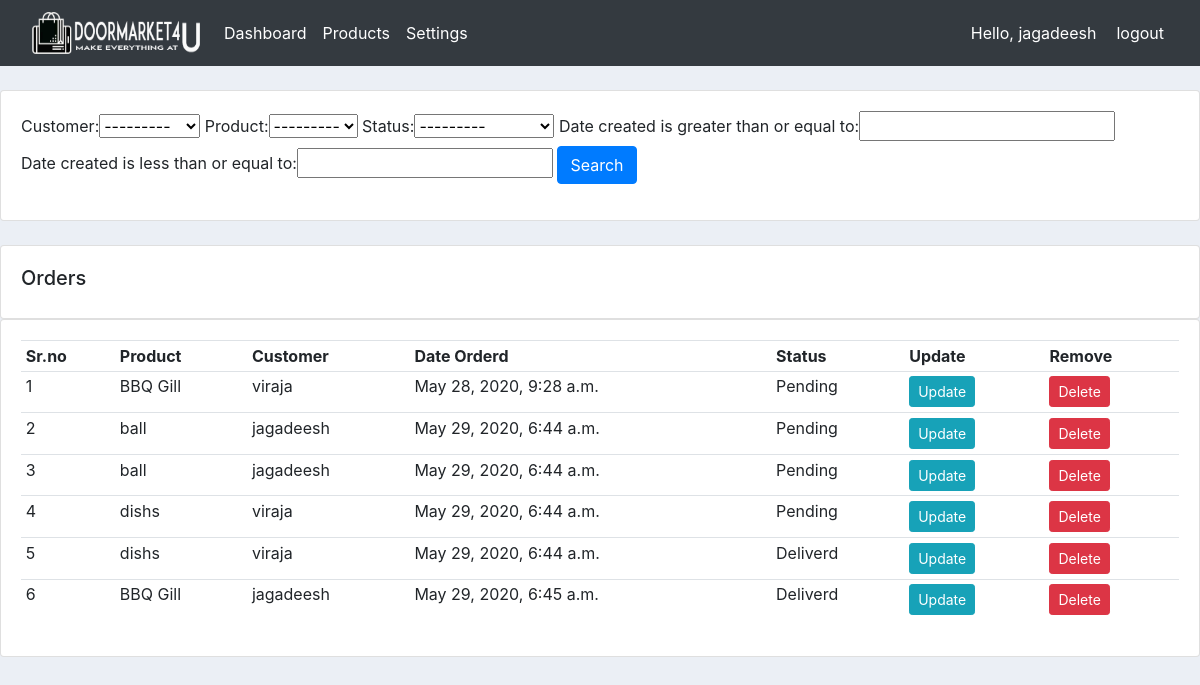
The page /allorders/ (signed in) on the database as committed earlier.
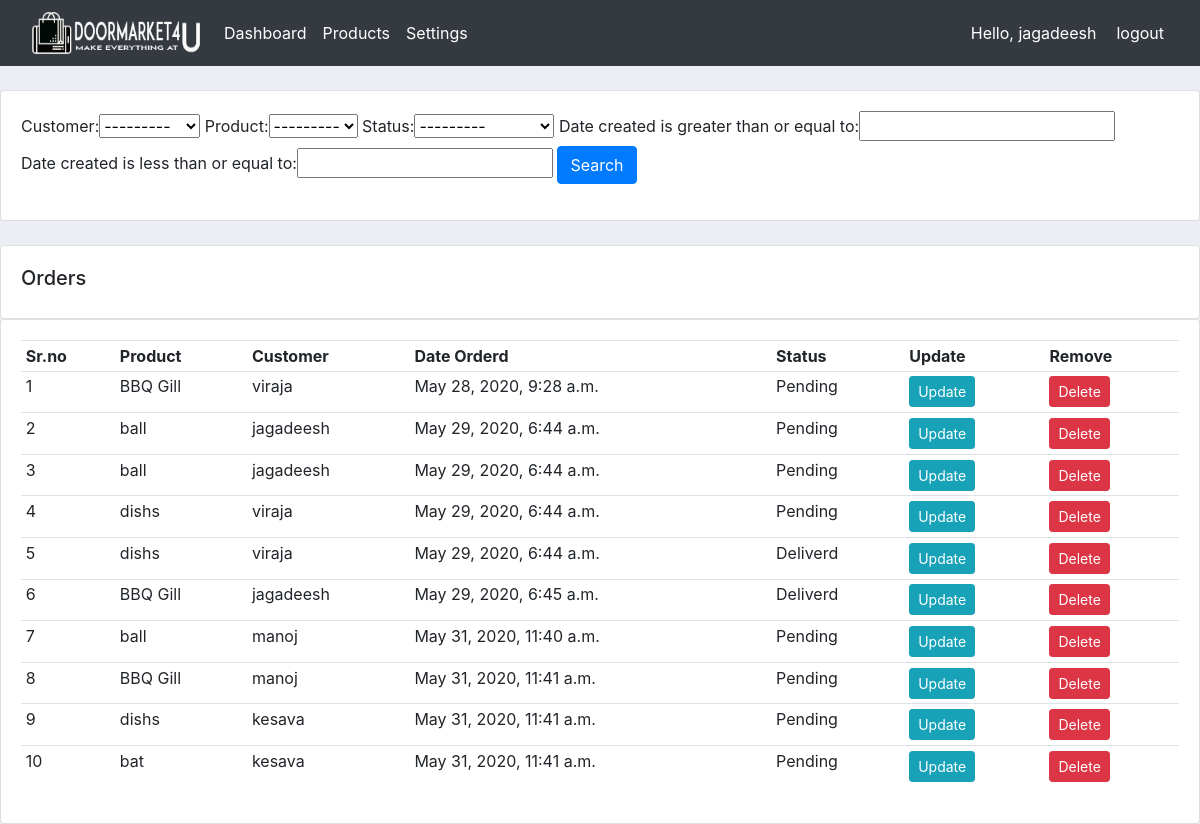
The same page on the database as committed later.
### controlapp/models.py (models this page shows)
class Order(models.Model):
	STATUS=(
		('Pending','Pending'),
		('Out for delivery','Out for delivery'),
		('Deliverd','Deliverd')
		)
	customer=models.ForeignKey(Customer,null=True,on_delete=models.SET_NULL)
	product=models.ForeignKey(Product,null=True,on_delete=models.SET_NULL)
	date_created=models.DateTimeField(auto_now_add=True,null=True)
	status=models.CharField(max_length=200,null=True,choices=STATUS)

class Product(models.Model):
	CATOGERY=(
		('Indoor','Indoor'),
		('Out Door','Out Door')
		)
	name=models.CharField(max_length=200,null=True)
	price=models.FloatField(null=True)
	category=models.CharField(max_length=200,null=True,choices=CATOGERY)
	discription=models.CharField(max_length=200,null=True)
	date_created=models.DateTimeField(auto_now_add=True,null=True)
	tags=models.ManyToManyField(Tag)
	def __str__(self):
		return self.name

class Customer(models.Model):
	user=models.OneToOneField(User,blank=True,null=True,on_delete=models.CASCADE)
	name=models.CharField(max_length=200,null=True)
	phone=models.CharField(max_length=200,null=True)
	email=models.CharField(max_length=200,null=True)
	profile_pic=models.ImageField(default="profile_pic.png",null=True,blank=True)
	date_created=models.DateTimeField(auto_now_add=True,null=True)
	def __str__(self):
		return self.name

### controlapp/decorators.py (the view)
		def wrapper_fun(request,*args,**kwargs):
			group=None
			if request.user.groups.exists():
				group=request.user.groups.all()[0].name
			if group in allowed_roles:
				return view_fun(request,*args,**kwargs)
			else:
				return HttpResponse("you are not autherized person to this page")

### controlapp/views.py (called while the page is built)
@login_required(login_url='login')
@allowed_users(allowed_roles=['admin'])
def allorders(request):
	orders=Order.objects.all()
	myfilter=orderfilter(request.GET,queryset=orders)
	orders=myfilter.qs
	context={
		'orders':orders,
		'myfilter':myfilter
	}
	return render(request,"controlapp/orders.html",context)

### controlapp/templates/controlapp/orders.html
{% extends "controlapp/main.html" %}
{% block content %}
<br>
<div class="row">
	<div class="col-md">
		<div class="card card-body">
			<form method="get">
				{{myfilter.form}}
				<button class="btn btn-primary" type="submit">Search</button>
			</form>
		</div>
	</div>
</div>
<br>
<div class="row">
	<div class="col-md">
		<div class="card card-body">
			<h5>Orders</h5>
		</div>
		<div class="card card-body" id="auto-table">
			<table class="
			table table-sm">
			<tr>
				<th>Sr.no</th>
				<th>Product</th>
				<th>Customer</th>
				<th>Date Orderd</th>
				<th>Status</th>
				<th>Update</th>
				<th>Remove</th>
			</tr>
			{% for order in orders %}
				<tr>
					<td></td>
					<td>{{order.product}}</td>
					<td>{{order.customer}}</td>
					<td>{{order.date_created}}</td>
					<td>{{order.status}}</td>
					<td><a class="btn btn-sm btn-info" href="{% url 'orderupdate' order.id %}">Update</a></td>
					<td><a class="btn btn-sm btn-danger" href="{% url 'deleteorder' order.id %}">Delete</a></td>
				</tr>
			{% endfor %}
			</table>
		</div>
	</div>
</div>
{% endblock %}

### controlapp/templates/controlapp/main.html (shortened to what this page needs)
{% load static %}
<head>
	<link rel="stylesheet" href="https://maxcdn.bootstrapcdn.com/bootstrap/4.0.0/css/bootstrap.min.css">
	<link rel="stylesheet" type="text/css" href="{% static '/css/main.css' %}">
</head>
{% include "controlapp/navbar.html" %}
<body>
{% block content %}
{% endblock %}
</body>

### controlapp/templates/controlapp/navbar.html (shortened to what this page needs)
{% load static %}
<nav class="navbar navbar-expand-lg navbar-light bg-dark">
  <img src="{% static 'images/logo.png' %}" style="width:200px;height:50px;">
  <div class="collapse navbar-collapse" id="navbarNav">
    <ul class="navbar-nav">
      {% if request.user.is_staff %}
      <li class="nav-item active">
        <a class="nav-link text-white" href="{% url 'home'%}">Dashboard</a>
      </li>
      <li class="nav-item">
        <a class="nav-link text-white" href="{% url 'products'%}">Products</a>
      </li>
      {% endif %}
       <li class="nav-item">
        <a class="nav-link text-white" href="{% url 'account_settings'  %}">Settings</a>
      </li>
    </ul>
  </div>
  <span id='details'>Hello, {{ request.user }}</span>
  <span ><a id="details" href="{% url 'logout' %}">logout</a></span>
</nav>

### static/css/main.css (style rules this page uses)
body { background-color: #ebeff5; }
body { counter-reset: Serial; }
#auto-table td:first-child:before { counter-increment: Serial; content: counter(Serial); }

### controlapp/templates/controlapp/navbar.html (style rules this page uses)
#details { color: #fff; margin-right: 20px }

Rows that differ between the two databases and show on the page:
added Order: product "ball", customer "manoj", date_created "May 31, 2020, 11:40 a.m.", status "Pending"
added Order: product "BBQ Gill", customer "manoj", date_created "May 31, 2020, 11:41 a.m.", status "Pending"
added Order: product "dishs", customer "kesava", date_created "May 31, 2020, 11:41 a.m.", status "Pending"
added Order: product "bat", customer "kesava", date_created "May 31, 2020, 11:41 a.m.", status "Pending"
